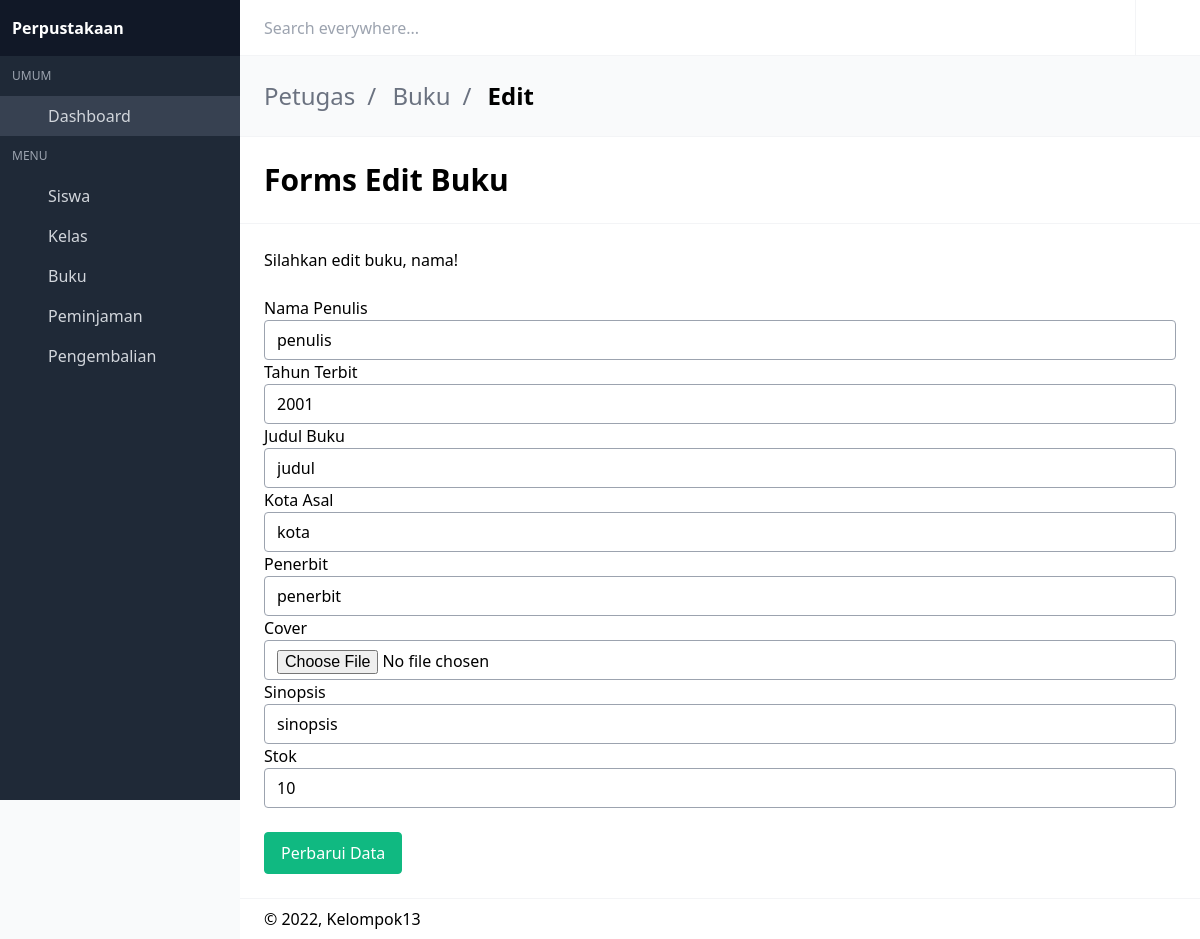
Screenshot of /main/petugas/editbuku.php?id_buku=1 (signed in) with the database file from the repository.
### tables this page shows
CREATE TABLE `buku` (
  `id_buku` int(11) NOT NULL,
  `penulis` varchar(50) NOT NULL,
  `tahun` year(4) NOT NULL,
  `judul` varchar(255) NOT NULL,
  `kota` varchar(50) NOT NULL,
  `penerbit` varchar(255) NOT NULL,
  `cover` varchar(255) NOT NULL,
  `sinopsis` text NOT NULL,
  `stok` int(3) NOT NULL
);

### main/petugas/editbuku.php (the view, shortened to what this page needs)
<?php
include_once("config.php");
?>
<?php
$id_buku = $_GET['id_buku'];
$result = mysqli_query($conn, "SELECT * FROM buku WHERE id_buku=$id_buku");
while($data = mysqli_fetch_array($result))
{
  $penulis = $data['penulis'];
  $tahun = $data['tahun'];
  $judul = $data['judul'];
  $kota = $data['kota'];
  $penerbit = $data['penerbit'];
  $sinopsis = $data['sinopsis'];
  $stok = $data['stok'];
  $file = $data['cover'];
}
?>
<!DOCTYPE html>
<html lang="en" class="">
<head>
  <link rel="stylesheet" href="css/main.css?v=1628755089081">
</head>
<body>
<div id="app">
<nav id="navbar-main" class="navbar is-fixed-top">
  <div class="navbar-brand">
    <div class="navbar-item">
      <div class="control"><input placeholder="Search everywhere..." class="input"></div>
    </div>
  </div>
  <div class="navbar-menu" id="navbar-menu">
    <div class="navbar-end">
      <a href="" class="navbar-item has-divider desktop-icon-only">
        <span class="icon"><i class="mdi mdi-help-circle-outline"></i></span>
      </a>
      <a href="keluar.php" title="Log out" class="navbar-item desktop-icon-only">
        <span class="icon"><i class="mdi mdi-logout"></i></span>
      </a>
    </div>
  </div>
</nav>
<aside class="aside is-placed-left is-expanded">
  <div class="aside-tools">
    <div>
    <b class="font-black">Perpustakaan</b>
    </div>
  </div>
  <div class="menu is-menu-main">
    <p class="menu-label">Umum</p>
    <ul class="menu-list">
      <li class="active">
        <a href="dashboard.php">
          <span class="icon"><i class="mdi mdi-desktop-mac"></i></span>
          <span class="menu-item-label">Dashboard</span>
        </a>
      </li>
    </ul>
    <p class="menu-label">Menu</p>
    <ul class="menu-list">
      <li class="--set-active-tables-html">
        <a href="siswa.php">
          <span class="icon"><i class="mdi mdi-account-circle"></i></span>
          <span class="menu-item-label">Siswa</span>
        </a>
      </li>
      <li class="--set-active-forms-html">
        <a href="kelas.php">
          <span class="icon"><i class="mdi mdi-table"></i></span>
          <span class="menu-item-label">Kelas</span>
        </a>
      </li>
      <li class="--set-active-profile-html">
        <a href="buku.php">
          <span class="icon"><i class="mdi mdi-book"></i></span>
          <span class="menu-item-label">Buku</span>
        </a>
      </li>
      <li>
        <a href="peminjaman.php">
          <span class="icon"><i class="mdi mdi-cart-plus"></i></span>
          <span class="menu-item-label">Peminjaman</span>
        </a>
      </li>
      <li>
        <a href="pengembalian.php">
          <span class="icon"><i class="mdi mdi-cart-minus"></i></span>
          <span class="menu-item-label">Pengembalian</span>
        </a>
      </li>
    </ul>
  </div>
</aside>
<section class="is-title-bar">
  <div class="flex flex-col md:flex-row items-center justify-between space-y-6 md:space-y-0">
    <ul>
      <li>Petugas</li>
      <li>Buku</li>
      <li>Edit</li>
    </ul>
  </div>
</section>
<section class="is-hero-bar">
  <div class="flex flex-col md:flex-row items-center justify-between space-y-6 md:space-y-0">
    <h1 class="title">
      Forms Edit Buku
    </h1>
  </div>
</section>
<section class="is-hero-bar">
  <div>
    <div class="container mt-4">
      <div class="col-xl-0">
        <div class="row g-0">
          <div>
            <div class="login-wrap p-md-5 mx-md-1">
<?php echo "<h4>Silahkan edit buku, " . $_SESSION['nama'] ."!". "</h4>"; ?>
<br>
<form name="update_user" method="post" enctype="multipart/form-data" action="">
<div class="mb-3">
<label class="form-lable">Nama Penulis</label>
<input type="text" class="input" name="penulis" value=<?php echo $penulis;?>>
</div>
<div class="mb-3">
<label class="form-lable">Tahun Terbit</label>
<input type="number" class="input" name="tahun" value=<?php echo $tahun;?>>
</div>
<div class="mb-3">
<label class="form-lable">Judul Buku</label>
<input type="text" class="input" name="judul" value=<?php echo $judul;?>>
</div>
<div class="mb-3">
<label class="form-lable">Kota Asal</label>
<input type="text" class="input" name="kota" value=<?php echo $kota;?>>
</div>
<div class="mb-3">
<label class="form-lable">Penerbit</label>
<input type="text" class="input" name="penerbit" value=<?php echo $penerbit;?>>
</div>
<div class="mb-3">
<label class="form-lable">Cover</label>
<input type="file" class="input" name="cover" value=<?php echo $file;?>>
</div>
<div class="mb-3">
<label class="form-lable">Sinopsis</label>
<input type="text" class="input" name="sinopsis" value=<?php echo $sinopsis;?>>
</div>
<div class="mb-3">
<label class="form-lable">Stok</label>
<input type="number" class="input" name="stok" value=<?php echo $stok;?>>
</div>
<br>
<div class="mb-3">
<input class="button green" type="submit" name="update" value="Perbarui Data">
</div>
</form>
            </div>
          </div>
        </div>
      </div>
    </div>
  </div>
</section>
<footer class="footer">
  <div class="flex flex-col md:flex-row items-center justify-between space-y-3 md:space-y-0">
    <div class="flex items-center justify-start space-x-3">
      <div>
        © 2022, Kelompok13
      </div>
    </div>
  </div>
</footer>
</div>
<link rel="stylesheet" href="https://cdn.materialdesignicons.com/4.9.95/css/materialdesignicons.min.css">
</body>
</html>

### rows the page displays
buku: penulis "penulis", tahun "2001", judul "judul", kota "kota", penerbit "penerbit", sinopsis "sinopsis", stok "10"

### other values shown
$_SESSION['nama'] "nama"
